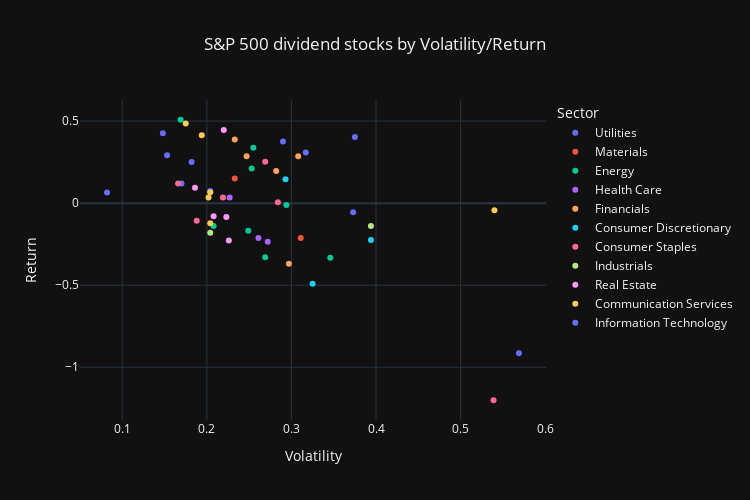

This figure's notebook cell:
### Code cell
px.scatter(dividend_stock_data[dividend_stock_data['Price'] < 40],
           x='Volatility',
           y='Return',
           hover_data=['Sector','Security'],
           hover_name='Symbol',
           title='S&P 500 dividend stocks by Volatility/Return',
           color='Sector',
           width=750,
           height=500,
           template='plotly_dark'
           ).update_layout(title_x=0.5)

### Figure 1 — Plotly figure (JSON) as saved in the notebook; plotly's stock layout.template omitted (floating-point values rounded to 4 significant figures)
{"data": [{"customdata": [["Utilities", "AES Corporation"], ["Utilities", "CenterPoint Energy"], ["Utilities", "Exelon"], ["Utilities", "NiSource"], ["Utilities", "PG&E Corporation"], ["Utilities", "PPL Corporation"]], "hovertemplate": "<b>%{hovertext}</b><br><br>Sector=%{customdata[0]}<br>Volatility=%{x}<br>Return=%{y}<br>Security=%{customdata[1]}<extra></extra>", "hovertext": ["AES", "CNP", "EXC", "NI", "PCG", "PPL"], "legendgroup": "Utilities", "marker": {"color": "#636efa", "symbol": "circle"}, "mode": "markers", "name": "Utilities", "orientation": "v", "showlegend": true, "type": "scatter", "x": [0.373, 0.204, 0.17, 0.148, 0.182, 0.153], "xaxis": "x", "y": [-0.055, 0.074, 0.119, 0.425, 0.251, 0.292], "yaxis": "y"}, {"customdata": [["Materials", "Amcor"], ["Materials", "Mosaic Company (The)"]], "hovertemplate": "<b>%{hovertext}</b><br><br>Sector=%{customdata[0]}<br>Volatility=%{x}<br>Return=%{y}<br>Security=%{customdata[1]}<extra></extra>", "hovertext": ["AMCR", "MOS"], "legendgroup": "Materials", "marker": {"color": "#EF553B", "symbol": "circle"}, "mode": "markers", "name": "Materials", "orientation": "v", "showlegend": true, "type": "scatter", "x": [0.233, 0.311], "xaxis": "x", "y": [0.15, -0.212], "yaxis": "y"}, {"customdata": [["Energy", "APA Corporation"], ["Energy", "Baker Hughes"], ["Energy", "Coterra"], ["Energy", "Devon Energy"], ["Energy", "EQT Corporation"], ["Energy", "Halliburton"], ["Energy", "Kinder Morgan"], ["Energy", "Marathon Oil"]], "hovertemplate": "<b>%{hovertext}</b><br><br>Sector=%{customdata[0]}<br>Volatility=%{x}<br>Return=%{y}<br>Security=%{customdata[1]}<extra></extra>", "hovertext": ["APA", "BKR", "CTRA", "DVN", "EQT", "HAL", "KMI", "MRO"], "legendgroup": "Energy", "marker": {"color": "#00cc96", "symbol": "circle"}, "mode": "markers", "name": "Energy", "orientation": "v", "showlegend": true, "type": "scatter", "x": [0.346, 0.255, 0.208, 0.249, 0.294, 0.269, 0.169, 0.253], "xaxis": "x", "y": [-0.333, 0.337, -0.139, -0.169, -0.012, -0.33, 0.508, 0.211], "yaxis": "y"}, {"customdata": [["Health Care", "Baxter International"], ["Health Care", "Pfizer"], ["Health Care", "Viatris"]], "hovertemplate": "<b>%{hovertext}</b><br><br>Sector=%{customdata[0]}<br>Volatility=%{x}<br>Return=%{y}<br>Security=%{customdata[1]}<extra></extra>", "hovertext": ["BAX", "PFE", "VTRS"], "legendgroup": "Health Care", "marker": {"color": "#ab63fa", "symbol": "circle"}, "mode": "markers", "name": "Health Care", "orientation": "v", "showlegend": true, "type": "scatter", "x": [0.272, 0.227, 0.261], "xaxis": "x", "y": [-0.235, 0.034, -0.213], "yaxis": "y"}, {"customdata": [["Financials", "Franklin Resources"], ["Financials", "Huntington Bancshares"], ["Financials", "Invesco"], ["Financials", "KeyCorp"], ["Financials", "Regions Financial Corporation"]], "hovertemplate": "<b>%{hovertext}</b><br><br>Sector=%{customdata[0]}<br>Volatility=%{x}<br>Return=%{y}<br>Security=%{customdata[1]}<extra></extra>", "hovertext": ["BEN", "HBAN", "IVZ", "KEY", "RF"], "legendgroup": "Financials", "marker": {"color": "#FFA15A", "symbol": "circle"}, "mode": "markers", "name": "Financials", "orientation": "v", "showlegend": true, "type": "scatter", "x": [0.297, 0.247, 0.282, 0.308, 0.233], "xaxis": "x", "y": [-0.369, 0.285, 0.196, 0.285, 0.387], "yaxis": "y"}, {"customdata": [["Consumer Discretionary", "BorgWarner"], ["Consumer Discretionary", "Ford Motor Company"], ["Consumer Discretionary", "LKQ Corporation"]], "hovertemplate": "<b>%{hovertext}</b><br><br>Sector=%{customdata[0]}<br>Volatility=%{x}<br>Return=%{y}<br>Security=%{customdata[1]}<extra></extra>", "hovertext": ["BWA", "F", "LKQ"], "legendgroup": "Consumer Discretionary", "marker": {"color": "#19d3f3", "symbol": "circle"}, "mode": "markers", "name": "Consumer Discretionary", "orientation": "v", "showlegend": true, "type": "scatter", "x": [0.293, 0.394, 0.325], "xaxis": "x", "y": [0.146, -0.225, -0.491], "yaxis": "y"}, {"customdata": [["Consumer Staples", "Conagra Brands"], ["Consumer Staples", "Hormel Foods"], ["Consumer Staples", "Keurig Dr Pepper"], ["Consumer Staples", "Kraft Heinz"], ["Consumer Staples", "Kenvue"], ["Consumer Staples", "Walgreens Boots Alliance"]], "hovertemplate": "<b>%{hovertext}</b><br><br>Sector=%{customdata[0]}<br>Volatility=%{x}<br>Return=%{y}<br>Security=%{customdata[1]}<extra></extra>", "hovertext": ["CAG", "HRL", "KDP", "KHC", "KVUE", "WBA"], "legendgroup": "Consumer Staples", "marker": {"color": "#FF6692", "symbol": "circle"}, "mode": "markers", "name": "Consumer Staples", "orientation": "v", "showlegend": true, "type": "scatter", "x": [0.219, 0.284, 0.166, 0.188, 0.269, 0.539], "xaxis": "x", "y": [0.034, 0.006, 0.12, -0.108, 0.252, -1.201], "yaxis": "y"}, {"customdata": [["Industrials", "CSX Corporation"], ["Industrials", "Southwest Airlines"]], "hovertemplate": "<b>%{hovertext}</b><br><br>Sector=%{customdata[0]}<br>Volatility=%{x}<br>Return=%{y}<br>Security=%{customdata[1]}<extra></extra>", "hovertext": ["CSX", "LUV"], "legendgroup": "Industrials", "marker": {"color": "#B6E880", "symbol": "circle"}, "mode": "markers", "name": "Industrials", "orientation": "v", "showlegend": true, "type": "scatter", "x": [0.204, 0.394], "xaxis": "x", "y": [-0.181, -0.139], "yaxis": "y"}, {"customdata": [["Real Estate", "Healthpeak Properties"], ["Real Estate", "Host Hotels & Resorts"], ["Real Estate", "Invitation Homes"], ["Real Estate", "Vici Properties"], ["Real Estate", "Weyerhaeuser"]], "hovertemplate": "<b>%{hovertext}</b><br><br>Sector=%{customdata[0]}<br>Volatility=%{x}<br>Return=%{y}<br>Security=%{customdata[1]}<extra></extra>", "hovertext": ["DOC", "HST", "INVH", "VICI", "WY"], "legendgroup": "Real Estate", "marker": {"color": "#FF97FF", "symbol": "circle"}, "mode": "markers", "name": "Real Estate", "orientation": "v", "showlegend": true, "type": "scatter", "x": [0.22, 0.226, 0.208, 0.186, 0.223], "xaxis": "x", "y": [0.446, -0.227, -0.08, 0.094, -0.085], "yaxis": "y"}, {"customdata": [["Communication Services", "Fox Corporation (Class B)"], ["Communication Services", "Interpublic Group of Companies (The)"], ["Communication Services", "News Corp (Class B)"], ["Communication Services", "News Corp (Class A)"], ["Communication Services", "Paramount Global"], ["Communication Services", "AT&T"]], "hovertemplate": "<b>%{hovertext}</b><br><br>Sector=%{customdata[0]}<br>Volatility=%{x}<br>Return=%{y}<br>Security=%{customdata[1]}<extra></extra>", "hovertext": ["FOX", "IPG", "NWS", "NWSA", "PARA", "T"], "legendgroup": "Communication Services", "marker": {"color": "#FECB52", "symbol": "circle"}, "mode": "markers", "name": "Communication Services", "orientation": "v", "showlegend": true, "type": "scatter", "x": [0.175, 0.204, 0.204, 0.202, 0.54, 0.194], "xaxis": "x", "y": [0.485, -0.123, 0.067, 0.034, -0.043, 0.413], "yaxis": "y"}, {"customdata": [["Information Technology", "Gen Digital"], ["Information Technology", "Hewlett Packard Enterprise"], ["Information Technology", "HP Inc."], ["Information Technology", "Intel"], ["Information Technology", "Juniper Networks"]], "hovertemplate": "<b>%{hovertext}</b><br><br>Sector=%{customdata[0]}<br>Volatility=%{x}<br>Return=%{y}<br>Security=%{customdata[1]}<extra></extra>", "hovertext": ["GEN", "HPE", "HPQ", "INTC", "JNPR"], "legendgroup": "Information Technology", "marker": {"color": "#636efa", "symbol": "circle"}, "mode": "markers", "name": "Information Technology", "orientation": "v", "showlegend": true, "type": "scatter", "x": [0.29, 0.375, 0.317, 0.569, 0.082], "xaxis": "x", "y": [0.375, 0.403, 0.308, -0.915, 0.065], "yaxis": "y"}], "layout": {"height": 500, "legend": {"title": {"text": "Sector"}, "tracegroupgap": 0}, "title": {"text": "S&P 500 dividend stocks by Volatility/Return", "x": 0.5}, "width": 750, "xaxis": {"anchor": "y", "domain": [0, 1], "title": {"text": "Volatility"}}, "yaxis": {"anchor": "x", "domain": [0, 1], "title": {"text": "Return"}}}}
